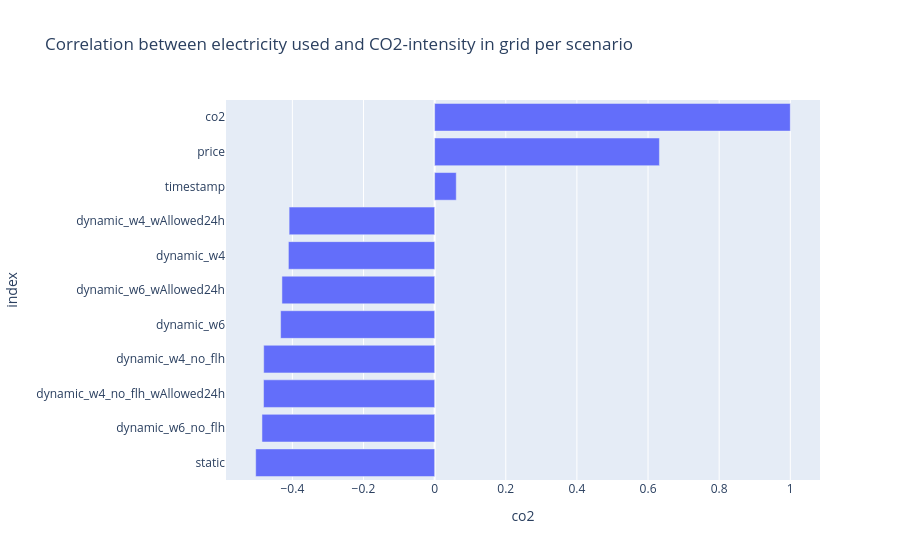

The notebook cell saved with this chart:
### Code cell
px.bar(corr_df.sort_values("co2"), x="co2", title="Correlation between electricity used and CO2-intensity in grid per scenario")

### Figure 1 — Plotly figure (JSON) as saved in the notebook; plotly's stock layout.template omitted (floating-point values rounded to 4 significant figures)
{"data": [{"hovertemplate": "co2=%{x}<br>index=%{y}<extra></extra>", "legendgroup": "", "marker": {"color": "#636efa", "pattern": {"shape": ""}}, "name": "", "orientation": "h", "showlegend": false, "textposition": "auto", "type": "bar", "x": [-0.5031, -0.4855, -0.481, -0.4806, -0.4331, -0.4294, -0.4112, -0.4092, 0.06076, 0.632, 1.0], "xaxis": "x", "y": ["static", "dynamic_w6_no_flh", "dynamic_w4_no_flh_wAllowed24h", "dynamic_w4_no_flh", "dynamic_w6", "dynamic_w6_wAllowed24h", "dynamic_w4", "dynamic_w4_wAllowed24h", "timestamp", "price", "co2"], "yaxis": "y"}], "layout": {"barmode": "relative", "legend": {"tracegroupgap": 0}, "title": {"text": "Correlation between electricity used and CO2-intensity in grid per scenario"}, "xaxis": {"anchor": "y", "domain": [0, 1], "title": {"text": "co2"}}, "yaxis": {"anchor": "x", "domain": [0, 1], "title": {"text": "index"}}}}
